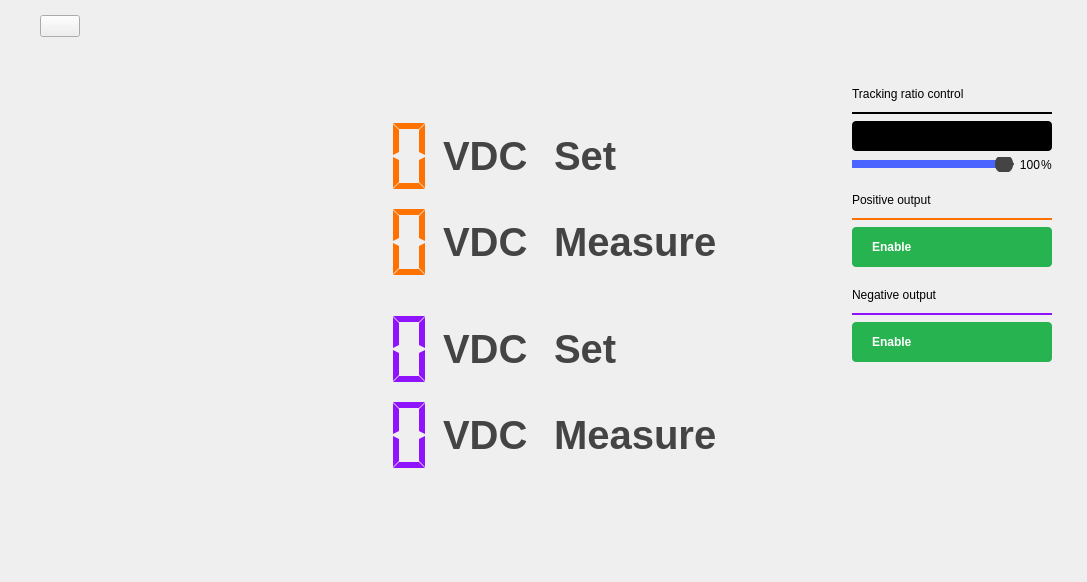
<?xml version="1.0" encoding="UTF-8"?>
<ui version="4.0">
 <class>PowerController</class>
 <widget class="QWidget" name="PowerController">
  <property name="geometry">
   <rect>
    <x>0</x>
    <y>0</y>
    <width>1087</width>
    <height>582</height>
   </rect>
  </property>
  <property name="sizePolicy">
   <sizepolicy hsizetype="MinimumExpanding" vsizetype="MinimumExpanding">
    <horstretch>0</horstretch>
    <verstretch>0</verstretch>
   </sizepolicy>
  </property>
  <property name="windowTitle">
   <string>Scopy Power Control</string>
  </property>
  <layout class="QVBoxLayout" name="verticalLayout_3">
   <property name="spacing">
    <number>0</number>
   </property>
   <property name="leftMargin">
    <number>0</number>
   </property>
   <property name="topMargin">
    <number>0</number>
   </property>
   <property name="rightMargin">
    <number>0</number>
   </property>
   <property name="bottomMargin">
    <number>0</number>
   </property>
   <item>
    <widget class="QWidget" name="hWidget_top_area" native="true">
     <layout class="QHBoxLayout" name="horizontalLayout_2">
      <property name="spacing">
       <number>40</number>
      </property>
      <property name="leftMargin">
       <number>0</number>
      </property>
      <property name="topMargin">
       <number>15</number>
      </property>
      <property name="rightMargin">
       <number>50</number>
      </property>
      <property name="bottomMargin">
       <number>15</number>
      </property>
      <item>
       <spacer name="horizontalSpacer_8">
        <property name="orientation">
         <enum>Qt::Horizontal</enum>
        </property>
        <property name="sizeType">
         <enum>QSizePolicy::Fixed</enum>
        </property>
        <property name="sizeHint" stdset="0">
         <size>
          <width>40</width>
          <height>10</height>
         </size>
        </property>
       </spacer>
      </item>
      <item>
       <widget class="scopy::LinkedButton" name="btnHelp">
        <property name="text">
         <string/>
        </property>
       </widget>
      </item>
      <item>
       <spacer name="horizontalSpacer_7">
        <property name="orientation">
         <enum>Qt::Horizontal</enum>
        </property>
        <property name="sizeHint" stdset="0">
         <size>
          <width>40</width>
          <height>20</height>
         </size>
        </property>
       </spacer>
      </item>
     </layout>
    </widget>
   </item>
   <item>
    <layout class="QHBoxLayout" name="hLayout_main_area">
     <property name="topMargin">
      <number>0</number>
     </property>
     <item>
      <widget class="scopy::DetachDragZone" name="leftPanel" native="true">
       <property name="sizePolicy">
        <sizepolicy hsizetype="Expanding" vsizetype="Preferred">
         <horstretch>0</horstretch>
         <verstretch>0</verstretch>
        </sizepolicy>
       </property>
       <property name="styleSheet">
        <string notr="true"/>
       </property>
       <layout class="QVBoxLayout" name="verticalLayout">
        <property name="leftMargin">
         <number>100</number>
        </property>
        <property name="topMargin">
         <number>64</number>
        </property>
        <property name="rightMargin">
         <number>100</number>
        </property>
        <property name="bottomMargin">
         <number>64</number>
        </property>
        <item>
         <layout class="QGridLayout" name="gridLayout">
          <item row="1" column="2">
           <widget class="QLabel" name="label_8">
            <property name="styleSheet">
             <string notr="true">QLabel { color: #444444; qproperty-alignment: 'AlignBottom | AlignLeft'; font-size: 30pt; font-weight: bold;  }</string>
            </property>
            <property name="text">
             <string>VDC</string>
            </property>
           </widget>
          </item>
          <item row="1" column="4">
           <widget class="QLabel" name="label_6">
            <property name="sizePolicy">
             <sizepolicy hsizetype="Preferred" vsizetype="Preferred">
              <horstretch>0</horstretch>
              <verstretch>0</verstretch>
             </sizepolicy>
            </property>
            <property name="minimumSize">
             <size>
              <width>0</width>
              <height>0</height>
             </size>
            </property>
            <property name="maximumSize">
             <size>
              <width>16777215</width>
              <height>16777215</height>
             </size>
            </property>
            <property name="font">
             <font>
              <pointsize>30</pointsize>
              <bold>true</bold>
             </font>
            </property>
            <property name="styleSheet">
             <string notr="true">QLabel { color: #444444; qproperty-alignment: 'AlignBottom | AlignLeft'; font-size: 30pt; font-weight: bold; }</string>
            </property>
            <property name="text">
             <string>Measure</string>
            </property>
           </widget>
          </item>
          <item row="0" column="1">
           <widget class="scopy::LcdNumber" name="lcd1_set">
            <property name="sizePolicy">
             <sizepolicy hsizetype="Fixed" vsizetype="Fixed">
              <horstretch>0</horstretch>
              <verstretch>0</verstretch>
             </sizepolicy>
            </property>
            <property name="minimumSize">
             <size>
              <width>210</width>
              <height>80</height>
             </size>
            </property>
            <property name="styleSheet">
             <string notr="true">QLCDNumber {
background-color: transparent;
color: #ff7200;
}</string>
            </property>
            <property name="frameShape">
             <enum>QFrame::NoFrame</enum>
            </property>
            <property name="digitCount">
             <number>5</number>
            </property>
            <property name="segmentStyle">
             <enum>QLCDNumber::Flat</enum>
            </property>
           </widget>
          </item>
          <item row="0" column="2">
           <widget class="QLabel" name="label_7">
            <property name="styleSheet">
             <string notr="true">QLabel { color: #444444; qproperty-alignment: 'AlignBottom | AlignLeft'; font-size: 30pt; font-weight: bold; }</string>
            </property>
            <property name="text">
             <string>VDC</string>
            </property>
           </widget>
          </item>
          <item row="1" column="1">
           <widget class="scopy::LcdNumber" name="lcd1">
            <property name="sizePolicy">
             <sizepolicy hsizetype="Fixed" vsizetype="Fixed">
              <horstretch>0</horstretch>
              <verstretch>0</verstretch>
             </sizepolicy>
            </property>
            <property name="minimumSize">
             <size>
              <width>210</width>
              <height>80</height>
             </size>
            </property>
            <property name="styleSheet">
             <string notr="true">QLCDNumber {
background-color: transparent;
color: #ff7200;
}</string>
            </property>
            <property name="frameShape">
             <enum>QFrame::NoFrame</enum>
            </property>
            <property name="segmentStyle">
             <enum>QLCDNumber::Flat</enum>
            </property>
           </widget>
          </item>
          <item row="1" column="3">
           <spacer name="horizontalSpacer_4">
            <property name="orientation">
             <enum>Qt::Horizontal</enum>
            </property>
            <property name="sizeType">
             <enum>QSizePolicy::Fixed</enum>
            </property>
            <property name="sizeHint" stdset="0">
             <size>
              <width>20</width>
              <height>20</height>
             </size>
            </property>
           </spacer>
          </item>
          <item row="0" column="4">
           <widget class="QLabel" name="label_5">
            <property name="sizePolicy">
             <sizepolicy hsizetype="Preferred" vsizetype="Preferred">
              <horstretch>0</horstretch>
              <verstretch>0</verstretch>
             </sizepolicy>
            </property>
            <property name="minimumSize">
             <size>
              <width>0</width>
              <height>0</height>
             </size>
            </property>
            <property name="maximumSize">
             <size>
              <width>16777215</width>
              <height>16777215</height>
             </size>
            </property>
            <property name="font">
             <font>
              <pointsize>30</pointsize>
              <bold>true</bold>
             </font>
            </property>
            <property name="styleSheet">
             <string notr="true">QLabel { color: #444444; qproperty-alignment: 'AlignBottom | AlignLeft'; font-size: 30pt; font-weight: bold; }</string>
            </property>
            <property name="text">
             <string>Set</string>
            </property>
           </widget>
          </item>
          <item row="0" column="0">
           <spacer name="horizontalSpacer">
            <property name="orientation">
             <enum>Qt::Horizontal</enum>
            </property>
            <property name="sizeHint" stdset="0">
             <size>
              <width>42</width>
              <height>20</height>
             </size>
            </property>
           </spacer>
          </item>
          <item row="0" column="3">
           <spacer name="horizontalSpacer_3">
            <property name="orientation">
             <enum>Qt::Horizontal</enum>
            </property>
            <property name="sizeType">
             <enum>QSizePolicy::Fixed</enum>
            </property>
            <property name="sizeHint" stdset="0">
             <size>
              <width>20</width>
              <height>20</height>
             </size>
            </property>
           </spacer>
          </item>
         </layout>
        </item>
        <item>
         <widget class="QwtThermo" name="scale_dac1" native="true">
          <property name="upperBound" stdset="0">
           <double>5.000000000000000</double>
          </property>
          <property name="scaleMaxMinor" stdset="0">
           <number>10</number>
          </property>
          <property name="borderWidth" stdset="0">
           <number>0</number>
          </property>
         </widget>
        </item>
        <item>
         <layout class="QGridLayout" name="gridLayout_2">
          <property name="horizontalSpacing">
           <number>6</number>
          </property>
          <item row="1" column="4">
           <widget class="QLabel" name="label_2">
            <property name="sizePolicy">
             <sizepolicy hsizetype="Preferred" vsizetype="Preferred">
              <horstretch>0</horstretch>
              <verstretch>0</verstretch>
             </sizepolicy>
            </property>
            <property name="minimumSize">
             <size>
              <width>0</width>
              <height>0</height>
             </size>
            </property>
            <property name="maximumSize">
             <size>
              <width>16777215</width>
              <height>16777215</height>
             </size>
            </property>
            <property name="font">
             <font>
              <pointsize>30</pointsize>
              <bold>true</bold>
             </font>
            </property>
            <property name="styleSheet">
             <string notr="true">QLabel { color: #444444; qproperty-alignment: 'AlignBottom | AlignLeft'; font-size: 30pt; font-weight: bold; }</string>
            </property>
            <property name="text">
             <string>Measure</string>
            </property>
           </widget>
          </item>
          <item row="1" column="1">
           <widget class="scopy::LcdNumber" name="lcd2">
            <property name="sizePolicy">
             <sizepolicy hsizetype="Fixed" vsizetype="Fixed">
              <horstretch>0</horstretch>
              <verstretch>0</verstretch>
             </sizepolicy>
            </property>
            <property name="minimumSize">
             <size>
              <width>210</width>
              <height>80</height>
             </size>
            </property>
            <property name="styleSheet">
             <string notr="true">QLCDNumber {
background-color: transparent;
color: #9013fe;
}</string>
            </property>
            <property name="frameShape">
             <enum>QFrame::NoFrame</enum>
            </property>
            <property name="digitCount">
             <number>5</number>
            </property>
            <property name="segmentStyle">
             <enum>QLCDNumber::Flat</enum>
            </property>
           </widget>
          </item>
          <item row="0" column="4">
           <widget class="QLabel" name="label">
            <property name="sizePolicy">
             <sizepolicy hsizetype="Preferred" vsizetype="Preferred">
              <horstretch>0</horstretch>
              <verstretch>0</verstretch>
             </sizepolicy>
            </property>
            <property name="minimumSize">
             <size>
              <width>0</width>
              <height>0</height>
             </size>
            </property>
            <property name="maximumSize">
             <size>
              <width>16777215</width>
              <height>16777215</height>
             </size>
            </property>
            <property name="font">
             <font>
              <pointsize>30</pointsize>
              <bold>true</bold>
             </font>
            </property>
            <property name="styleSheet">
             <string notr="true">QLabel { color: #444444; qproperty-alignment: 'AlignBottom | AlignLeft'; font-size: 30pt; font-weight: bold; }</string>
            </property>
            <property name="text">
             <string>Set</string>
            </property>
           </widget>
          </item>
          <item row="0" column="0">
           <spacer name="horizontalSpacer_2">
            <property name="orientation">
             <enum>Qt::Horizontal</enum>
            </property>
            <property name="sizeHint" stdset="0">
             <size>
              <width>42</width>
              <height>20</height>
             </size>
            </property>
           </spacer>
          </item>
          <item row="0" column="1">
           <widget class="scopy::LcdNumber" name="lcd2_set">
            <property name="sizePolicy">
             <sizepolicy hsizetype="Fixed" vsizetype="Fixed">
              <horstretch>0</horstretch>
              <verstretch>0</verstretch>
             </sizepolicy>
            </property>
            <property name="minimumSize">
             <size>
              <width>210</width>
              <height>80</height>
             </size>
            </property>
            <property name="styleSheet">
             <string notr="true">QLCDNumber {
background-color: transparent;
color: #9013fe;
}</string>
            </property>
            <property name="frameShape">
             <enum>QFrame::NoFrame</enum>
            </property>
            <property name="digitCount">
             <number>5</number>
            </property>
            <property name="segmentStyle">
             <enum>QLCDNumber::Flat</enum>
            </property>
           </widget>
          </item>
          <item row="0" column="2">
           <widget class="QLabel" name="label_9">
            <property name="styleSheet">
             <string notr="true">QLabel { color: #444444; qproperty-alignment: 'AlignBottom | AlignLeft'; font-size: 30pt; font-weight: bold; }</string>
            </property>
            <property name="text">
             <string>VDC</string>
            </property>
           </widget>
          </item>
          <item row="1" column="2">
           <widget class="QLabel" name="label_10">
            <property name="styleSheet">
             <string notr="true">QLabel { color: #444444; qproperty-alignment: 'AlignBottom | AlignLeft'; font-size: 30pt; font-weight: bold; }</string>
            </property>
            <property name="text">
             <string>VDC</string>
            </property>
           </widget>
          </item>
          <item row="0" column="3">
           <spacer name="horizontalSpacer_5">
            <property name="orientation">
             <enum>Qt::Horizontal</enum>
            </property>
            <property name="sizeType">
             <enum>QSizePolicy::Fixed</enum>
            </property>
            <property name="sizeHint" stdset="0">
             <size>
              <width>20</width>
              <height>20</height>
             </size>
            </property>
           </spacer>
          </item>
          <item row="1" column="3">
           <spacer name="horizontalSpacer_6">
            <property name="orientation">
             <enum>Qt::Horizontal</enum>
            </property>
            <property name="sizeType">
             <enum>QSizePolicy::Fixed</enum>
            </property>
            <property name="sizeHint" stdset="0">
             <size>
              <width>20</width>
              <height>20</height>
             </size>
            </property>
           </spacer>
          </item>
         </layout>
        </item>
        <item>
         <widget class="QwtThermo" name="scale_dac2" native="true">
          <property name="lowerBound" stdset="0">
           <double>-5.000000000000000</double>
          </property>
          <property name="upperBound" stdset="0">
           <double>0.000000000000000</double>
          </property>
          <property name="scaleMaxMinor" stdset="0">
           <number>10</number>
          </property>
          <property name="borderWidth" stdset="0">
           <number>0</number>
          </property>
         </widget>
        </item>
        <item>
         <widget class="scopy::InstrumentNotes" name="instrumentNotes" native="true"/>
        </item>
       </layout>
      </widget>
     </item>
     <item>
      <widget class="scopy::DetachDragZone" name="rightMenu" native="true">
       <property name="sizePolicy">
        <sizepolicy hsizetype="Maximum" vsizetype="Preferred">
         <horstretch>0</horstretch>
         <verstretch>0</verstretch>
        </sizepolicy>
       </property>
       <layout class="QVBoxLayout" name="verticalLayout_4">
        <property name="spacing">
         <number>10</number>
        </property>
        <property name="leftMargin">
         <number>26</number>
        </property>
        <property name="topMargin">
         <number>26</number>
        </property>
        <property name="rightMargin">
         <number>26</number>
        </property>
        <property name="bottomMargin">
         <number>26</number>
        </property>
        <item>
         <widget class="QScrollArea" name="scrollArea">
          <property name="sizePolicy">
           <sizepolicy hsizetype="Fixed" vsizetype="Expanding">
            <horstretch>0</horstretch>
            <verstretch>0</verstretch>
           </sizepolicy>
          </property>
          <property name="frameShape">
           <enum>QFrame::NoFrame</enum>
          </property>
          <property name="horizontalScrollBarPolicy">
           <enum>Qt::ScrollBarAlwaysOff</enum>
          </property>
          <property name="widgetResizable">
           <bool>true</bool>
          </property>
          <widget class="QWidget" name="scrollAreaWidgetContents">
           <property name="geometry">
            <rect>
             <x>0</x>
             <y>0</y>
             <width>218</width>
             <height>473</height>
            </rect>
           </property>
           <layout class="QVBoxLayout" name="verticalLayout_2">
            <item>
             <widget class="QLabel" name="label_12">
              <property name="text">
               <string>Tracking ratio control</string>
              </property>
              <property name="general_settings_label" stdset="0">
               <bool>true</bool>
              </property>
             </widget>
            </item>
            <item>
             <spacer name="verticalSpacer_6">
              <property name="orientation">
               <enum>Qt::Vertical</enum>
              </property>
              <property name="sizeType">
               <enum>QSizePolicy::Fixed</enum>
              </property>
              <property name="sizeHint" stdset="0">
               <size>
                <width>20</width>
                <height>5</height>
               </size>
              </property>
             </spacer>
            </item>
            <item>
             <widget class="Line" name="line_3">
              <property name="frameShadow">
               <enum>QFrame::Plain</enum>
              </property>
              <property name="lineWidth">
               <number>2</number>
              </property>
              <property name="orientation">
               <enum>Qt::Horizontal</enum>
              </property>
              <property name="blue_line" stdset="0">
               <bool>true</bool>
              </property>
             </widget>
            </item>
            <item>
             <widget class="scopy::CustomSwitch" name="btnSync">
              <property name="styleSheet">
               <string notr="true">QPushButton {
min-height: 30px;
max-height: 30px;
min-width: 200px;
max-width: 200px;
background-color: black;
border-radius: 4px;
}

QPushButton:disabled {
background-color: qlineargradient(spread:pad, x1:0.5, y1:0, x2:0.501, y2:0, stop:0 #727273, stop:1 #141416);
}

QWidget#handle {
min-height: 30px;
max-height: 30px;
min-width: 102px;
max-width: 102px;
background-color: #4a64ff;
border-radius: 2px;
}

QWidget#handle:disabled {
background-color: #aaaaaa;
}

QLabel {
margin-top: 6px;
background-color: transparent;
}

QLabel#on {
margin-top: 0px;
min-height:30px;
max-height:30px;
min-width:100px;
max-width:100px;
qproperty-alignment: AlignCenter AlignCenter;
margin-left: 0px;
color: white;
}

QLabel#on:disabled {
color: rgba(255,255,255,102);
}

QLabel#off {
margin-top: 0px;
min-height:30px;
max-height:30px;
min-width:100px;
max-width:100px;
margin-left: 100px;
color: white;
qproperty-alignment: AlignCenter AlignCenter;
}

QLabel#off:disabled {
color: rgba(255,255,255,51);
}
</string>
              </property>
              <property name="text">
               <string/>
              </property>
              <property name="leftText" stdset="0">
               <string>Independent</string>
              </property>
              <property name="rightText" stdset="0">
               <string>Tracking</string>
              </property>
              <property name="duration_ms" stdset="0">
               <number>0</number>
              </property>
             </widget>
            </item>
            <item>
             <layout class="QHBoxLayout" name="horizontalLayout">
              <property name="spacing">
               <number>1</number>
              </property>
              <item>
               <widget class="QSlider" name="trackingRatio">
                <property name="enabled">
                 <bool>false</bool>
                </property>
                <property name="styleSheet">
                 <string notr="true">QSlider::groove {
    border: 1px solid #444444;
    height: 2px; /* the groove expands to the size of the slider by default. by giving it a height, it has a fixed size */
    background: #999999;
    margin: 2px 0;
    border-radius: 2px;
}

QSlider::handle {
    background: rgb(73, 99, 255);
    border: 0px solid;
    width: 18px;
    margin: -8px 0; /* handle is placed by default on the contents rect of the groove. Expand outside the groove */
    border-radius: 8px;
}

QSlider::handle:disabled {
    background: #444444;
}

QSlider::sub-page:horizontal {
    background: #4A64FF;
}</string>
                </property>
                <property name="minimum">
                 <number>0</number>
                </property>
                <property name="maximum">
                 <number>100</number>
                </property>
                <property name="value">
                 <number>100</number>
                </property>
                <property name="orientation">
                 <enum>Qt::Horizontal</enum>
                </property>
               </widget>
              </item>
              <item>
               <widget class="QLabel" name="trackingRatioLbl">
                <property name="sizePolicy">
                 <sizepolicy hsizetype="Minimum" vsizetype="Preferred">
                  <horstretch>0</horstretch>
                  <verstretch>0</verstretch>
                 </sizepolicy>
                </property>
                <property name="minimumSize">
                 <size>
                  <width>25</width>
                  <height>0</height>
                 </size>
                </property>
                <property name="text">
                 <string>100</string>
                </property>
                <property name="alignment">
                 <set>Qt::AlignRight|Qt::AlignTrailing|Qt::AlignVCenter</set>
                </property>
               </widget>
              </item>
              <item>
               <widget class="QLabel" name="label_13">
                <property name="sizePolicy">
                 <sizepolicy hsizetype="Maximum" vsizetype="Preferred">
                  <horstretch>0</horstretch>
                  <verstretch>0</verstretch>
                 </sizepolicy>
                </property>
                <property name="text">
                 <string>%</string>
                </property>
               </widget>
              </item>
             </layout>
            </item>
            <item>
             <spacer name="verticalSpacer">
              <property name="orientation">
               <enum>Qt::Vertical</enum>
              </property>
              <property name="sizeType">
               <enum>QSizePolicy::Fixed</enum>
              </property>
              <property name="sizeHint" stdset="0">
               <size>
                <width>20</width>
                <height>15</height>
               </size>
              </property>
             </spacer>
            </item>
            <item>
             <widget class="QLabel" name="label_3">
              <property name="sizePolicy">
               <sizepolicy hsizetype="Preferred" vsizetype="Preferred">
                <horstretch>0</horstretch>
                <verstretch>0</verstretch>
               </sizepolicy>
              </property>
              <property name="text">
               <string>Positive output</string>
              </property>
              <property name="general_settings_label" stdset="0">
               <bool>true</bool>
              </property>
             </widget>
            </item>
            <item>
             <spacer name="verticalSpacer_2">
              <property name="orientation">
               <enum>Qt::Vertical</enum>
              </property>
              <property name="sizeType">
               <enum>QSizePolicy::Fixed</enum>
              </property>
              <property name="sizeHint" stdset="0">
               <size>
                <width>20</width>
                <height>5</height>
               </size>
              </property>
             </spacer>
            </item>
            <item>
             <widget class="Line" name="line">
              <property name="sizePolicy">
               <sizepolicy hsizetype="Preferred" vsizetype="Fixed">
                <horstretch>0</horstretch>
                <verstretch>0</verstretch>
               </sizepolicy>
              </property>
              <property name="styleSheet">
               <string notr="true">QFrame { color: #ff7200; }</string>
              </property>
              <property name="frameShadow">
               <enum>QFrame::Plain</enum>
              </property>
              <property name="lineWidth">
               <number>2</number>
              </property>
              <property name="orientation">
               <enum>Qt::Horizontal</enum>
              </property>
             </widget>
            </item>
            <item>
             <layout class="QVBoxLayout" name="valuePosLayout"/>
            </item>
            <item>
             <widget class="QPushButton" name="dac1">
              <property name="sizePolicy">
               <sizepolicy hsizetype="Preferred" vsizetype="Fixed">
                <horstretch>0</horstretch>
                <verstretch>0</verstretch>
               </sizepolicy>
              </property>
              <property name="layoutDirection">
               <enum>Qt::RightToLeft</enum>
              </property>
              <property name="styleSheet">
               <string notr="true">QPushButton {
  width: 80px;
  height: 40px;
  border-radius: 4px;
  background-color: #27b34f;
  color: white;
  font-weight: bold;

  text-align: left;
  padding-left: 20px;
  padding-right: 20px;
}

QPushButton[running=true] {
  background-color: #F45000;
}

QPushButton:disabled {
  background-color: grey;
}</string>
              </property>
              <property name="text">
               <string>Enable</string>
              </property>
              <property name="icon">
               <iconset resource="../../../gui/res/resources.qrc">
                <normaloff>:/gui/icons/play.svg</normaloff>
                <normalon>:/gui/icons/scopy-default/icons/play_stop.svg</normalon>:/gui/icons/play.svg</iconset>
              </property>
              <property name="iconSize">
               <size>
                <width>8</width>
                <height>10</height>
               </size>
              </property>
              <property name="checkable">
               <bool>true</bool>
              </property>
             </widget>
            </item>
            <item>
             <spacer name="verticalSpacer_4">
              <property name="orientation">
               <enum>Qt::Vertical</enum>
              </property>
              <property name="sizeType">
               <enum>QSizePolicy::Fixed</enum>
              </property>
              <property name="sizeHint" stdset="0">
               <size>
                <width>0</width>
                <height>15</height>
               </size>
              </property>
             </spacer>
            </item>
            <item>
             <widget class="QLabel" name="label_4">
              <property name="sizePolicy">
               <sizepolicy hsizetype="Preferred" vsizetype="Preferred">
                <horstretch>0</horstretch>
                <verstretch>0</verstretch>
               </sizepolicy>
              </property>
              <property name="text">
               <string>Negative output</string>
              </property>
              <property name="general_settings_label" stdset="0">
               <bool>true</bool>
              </property>
             </widget>
            </item>
            <item>
             <spacer name="verticalSpacer_5">
              <property name="orientation">
               <enum>Qt::Vertical</enum>
              </property>
              <property name="sizeType">
               <enum>QSizePolicy::Fixed</enum>
              </property>
              <property name="sizeHint" stdset="0">
               <size>
                <width>20</width>
                <height>5</height>
               </size>
              </property>
             </spacer>
            </item>
            <item>
             <widget class="Line" name="line_2">
              <property name="sizePolicy">
               <sizepolicy hsizetype="Preferred" vsizetype="Fixed">
                <horstretch>0</horstretch>
                <verstretch>0</verstretch>
               </sizepolicy>
              </property>
              <property name="styleSheet">
               <string notr="true">QFrame { color: #9013fe; }</string>
              </property>
              <property name="frameShadow">
               <enum>QFrame::Plain</enum>
              </property>
              <property name="lineWidth">
               <number>2</number>
              </property>
              <property name="orientation">
               <enum>Qt::Horizontal</enum>
              </property>
             </widget>
            </item>
            <item>
             <layout class="QVBoxLayout" name="valueNegLayout"/>
            </item>
            <item>
             <widget class="QPushButton" name="dac2">
              <property name="sizePolicy">
               <sizepolicy hsizetype="Preferred" vsizetype="Fixed">
                <horstretch>0</horstretch>
                <verstretch>0</verstretch>
               </sizepolicy>
              </property>
              <property name="layoutDirection">
               <enum>Qt::RightToLeft</enum>
              </property>
              <property name="styleSheet">
               <string notr="true">QPushButton {
  width: 80px;
  height: 40px;
  border-radius: 4px;
  background-color: #27b34f;
  color: white;
  font-weight: bold;

  text-align: left;
  padding-left: 20px;
  padding-right: 20px;
}

QPushButton[running=true] {
  background-color: #F45000;
}

QPushButton:disabled {
  background-color: grey;
}</string>
              </property>
              <property name="text">
               <string>Enable</string>
              </property>
              <property name="icon">
               <iconset resource="../../../gui/res/resources.qrc">
                <normaloff>:/gui/icons/play.svg</normaloff>
                <normalon>:/gui/icons/scopy-default/icons/play_stop.svg</normalon>:/gui/icons/play.svg</iconset>
              </property>
              <property name="iconSize">
               <size>
                <width>8</width>
                <height>10</height>
               </size>
              </property>
              <property name="checkable">
               <bool>true</bool>
              </property>
             </widget>
            </item>
            <item>
             <spacer name="verticalSpacer_3">
              <property name="orientation">
               <enum>Qt::Vertical</enum>
              </property>
              <property name="sizeHint" stdset="0">
               <size>
                <width>20</width>
                <height>40</height>
               </size>
              </property>
             </spacer>
            </item>
           </layout>
          </widget>
         </widget>
        </item>
       </layout>
      </widget>
     </item>
    </layout>
   </item>
  </layout>
 </widget>
 <customwidgets>
  <customwidget>
   <class>scopy::DetachDragZone</class>
   <extends>QWidget</extends>
   <header>detachdragzone.h</header>
   <container>1</container>
  </customwidget>
  <customwidget>
   <class>scopy::CustomSwitch</class>
   <extends>QPushButton</extends>
   <header>gui/customSwitch.h</header>
  </customwidget>
  <customwidget>
   <class>scopy::InstrumentNotes</class>
   <extends>QWidget</extends>
   <header>gui/instrumentnotes.h</header>
   <container>1</container>
  </customwidget>
  <customwidget>
   <class>scopy::LinkedButton</class>
   <extends>QPushButton</extends>
   <header>gui/linked_button.hpp</header>
  </customwidget>
  <customwidget>
   <class>QwtThermo</class>
   <extends>QWidget</extends>
   <header>qwt_thermo.h</header>
  </customwidget>
  <customwidget>
   <class>scopy::LcdNumber</class>
   <extends>QLCDNumber</extends>
   <header>gui/lcdNumber.hpp</header>
  </customwidget>
 </customwidgets>
 <resources>
  <include location="../../../gui/res/resources.qrc"/>
 </resources>
 <connections>
  <connection>
   <sender>btnSync</sender>
   <signal>toggled(bool)</signal>
   <receiver>dac2</receiver>
   <slot>setEnabled(bool)</slot>
   <hints>
    <hint type="sourcelabel">
     <x>947</x>
     <y>95</y>
    </hint>
    <hint type="destinationlabel">
     <x>947</x>
     <y>158</y>
    </hint>
   </hints>
  </connection>
  <connection>
   <sender>trackingRatio</sender>
   <signal>valueChanged(int)</signal>
   <receiver>trackingRatioLbl</receiver>
   <slot>setNum(int)</slot>
   <hints>
    <hint type="sourcelabel">
     <x>844</x>
     <y>151</y>
    </hint>
    <hint type="destinationlabel">
     <x>903</x>
     <y>115</y>
    </hint>
   </hints>
  </connection>
  <connection>
   <sender>btnSync</sender>
   <signal>toggled(bool)</signal>
   <receiver>trackingRatio</receiver>
   <slot>setDisabled(bool)</slot>
   <hints>
    <hint type="sourcelabel">
     <x>947</x>
     <y>95</y>
    </hint>
    <hint type="destinationlabel">
     <x>947</x>
     <y>447</y>
    </hint>
   </hints>
  </connection>
 </connections>
</ui>
